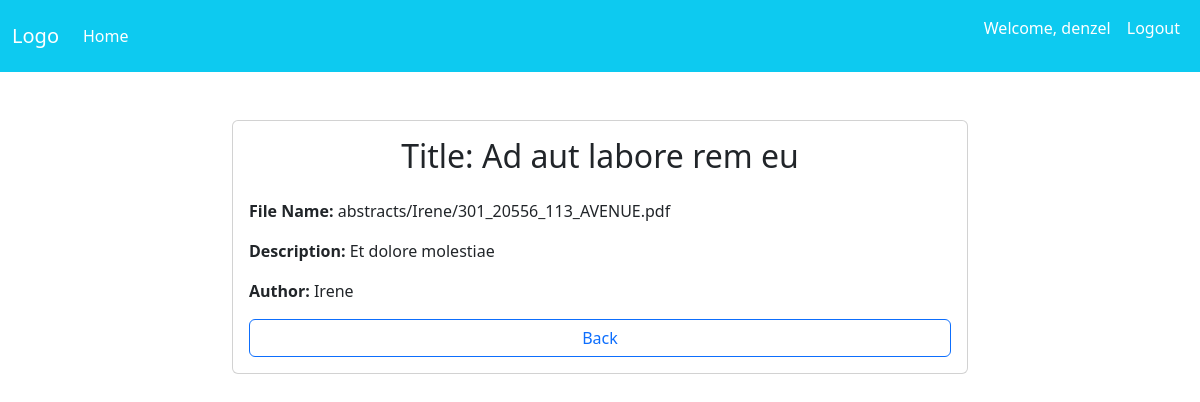
The app's page /abstracts/details/9/ (signed in) with its own data.
### accounts/models.py (models this page shows, shortened)
class CustomUser(AbstractUser):
    username = models.TextField(max_length=25, unique=True)
    email = models.EmailField(max_length=50, unique=True)
    phone = models.CharField(max_length=14)
    objects = CustomUserManager()

### abstracts/models.py (models this page shows, shortened)
class Abstract(models.Model):
    title = models.CharField(max_length=254)
    description = models.TextField(max_length=254)
    file = models.FileField(upload_to=abstract_file_path, null=True, blank=True)
    author = models.ForeignKey(CustomUser, on_delete=models.CASCADE)
    created_at = models.DateTimeField(auto_now_add=True)
    updated_at = models.DateTimeField(auto_now=True)

### abstracts/views.py (the view)
# urls.py: path('details/<int:pk>/', views.abstract_detail, name="details"), # Details of abstract
@login_required
def abstract_detail(request, pk):
    abstract = get_object_or_404(Abstract, pk=pk)
    context = {"abstract": abstract}
    return render(request, "abstracts/details.html", context)

### templates/abstracts/details.html (shortened to what this page needs)
{% extends 'common/base.html' %}
{% load static %}
{% block content %}
    <div class="container mt-5">
        <div class="row justify-content-center">
            <div class="col-md-8">
                <div class="card">
                    <div class="card-body">
                        <h2 class="card-title text-center mb-4">Title: {{ abstract.title }}</h2>
                        <div class="mb-3">
                            <strong>File Name:</strong>
                            {% if abstract.file %}
                                {{ abstract.file.name|default:'' }}
                            {% else %}
                                No file attached
                            {% endif %}
                        </div>
                        <div class="mb-3">
                            <strong>Description:</strong> {{ abstract.description }}
                        </div>
                        <div class="mb-3">
                            <strong>Author:</strong> {{ abstract.author }}
                        </div>
                        <div class="text-center d-grid">
                            <a href="{% url 'accounts:home' %}" class="btn btn-block btn-outline-primary">Back</a>
                        </div>
                    </div>
                </div>
            </div>
        </div>
    </div>
{% endblock %}

### templates/common/header.html (shortened to what this page needs)
<!DOCTYPE html>
<html lang="en">
<head>
    {% load static %}
    {% load bootstrap5 %}
    {% bootstrap_css %}
    <link rel="stylesheet" href="{% static 'static/custom_styles.css' %}">
</head>
<body>
    <header>
        <nav class="navbar navbar-expand-lg navbar-dark bg-info">
            <div class="container-fluid">
                <a class="navbar-brand" href="/">Logo</a>
                <div class="collapse navbar-collapse" id="navbarNav">
                    <ul class="navbar-nav me-auto">
                        <li class="nav-item">
                            <a class="nav-link text-white" href="/">Home</a>
                        </li>
                    </ul>
                    <ul class="navbar-nav ms-auto">
                        {% if user.is_authenticated %}
                            <li class="nav-item">
                                <p class="nav-link text-white">Welcome, {{ user.username }}</p>
                            </li>
                            <li class="nav-item">
                                <a class="nav-link text-white" href="{% url 'accounts:logout' %}">Logout</a>
                            </li>
                        {% endif %}
                    </ul>
                </div>
            </div>
        </nav>
    </header>
    <div class="container-fluid">
        {% block content %}{% endblock %}
    </div>
</body>
</html>

### static/custom_styles.css (style rules this page uses)
.text-white { color: white !important; }

### records on screen
CustomUser: username "denzel"
Abstract: title "Ad aut labore rem eu", file.name "abstracts/Irene/301_20556_113_AVENUE.pdf", description "Et dolore molestiae", author "Irene"
